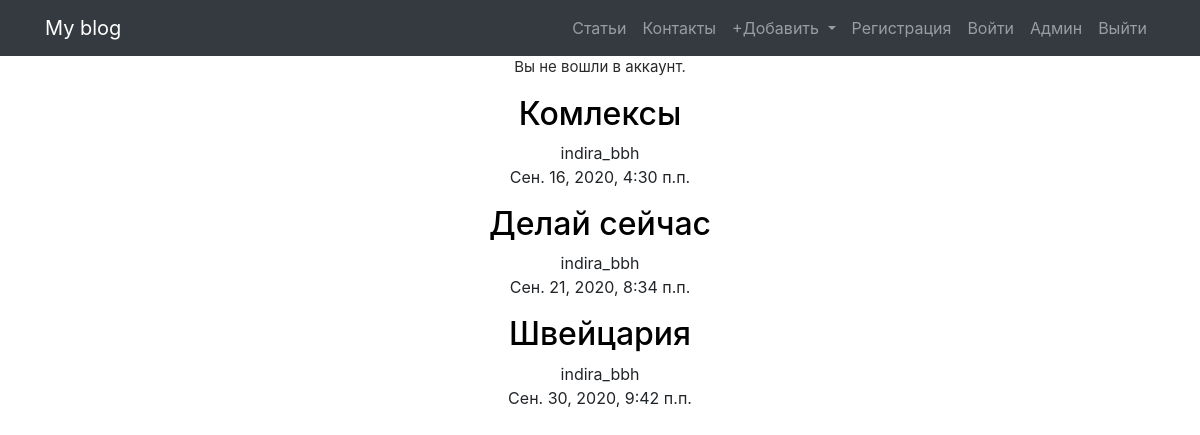
The page / on the database its author committed.
### blog/models.py (models this page shows, shortened)
class Post(models.Model):
    author = models.ForeignKey(settings.AUTH_USER_MODEL, on_delete=models.CASCADE, verbose_name='Автор')
    title = models.CharField(max_length=200, verbose_name='Заголовок')
    text = models.TextField(verbose_name='Текст')
    created_date = models.DateTimeField(default=timezone.now, verbose_name='Дата создания')
    published_date = models.DateTimeField(blank=True, null=True, verbose_name='Дата публикации')
    class Meta:
        verbose_name = 'Статья'
        verbose_name_plural = 'Статьи'

### blog/views.py (the view)
# urls.py: path('', post_list, name='post_list'),
def post_list(request):
    posts = Post.objects.all()
    return render(request, 'blog/post_list.html', {'posts':posts})

### blog/templates/blog/post_list.html
{% extends 'blog/base.html' %}
{% block content %}
          {% for post in posts %}
        <h2><a href="{% url 'post_detail' pk=post.pk %}" style="color: black;">{{ post.title }}</a></h2>
        <ul class="list-unstyled">
          <li>{{ post.author }}</li>
          <li>{{ post.created_date }}</li>
        </ul>
          {% endfor %}
{% endblock %}

### rows shown on the page
Post: title "Комлексы", author "indira_bbh", created_date "Сен. 16, 2020, 4:30 п.п."
Post: title "Делай сейчас", author "indira_bbh", created_date "Сен. 21, 2020, 8:34 п.п."
Post: title "Швейцария", author "indira_bbh", created_date "Сен. 30, 2020, 9:42 п.п."
